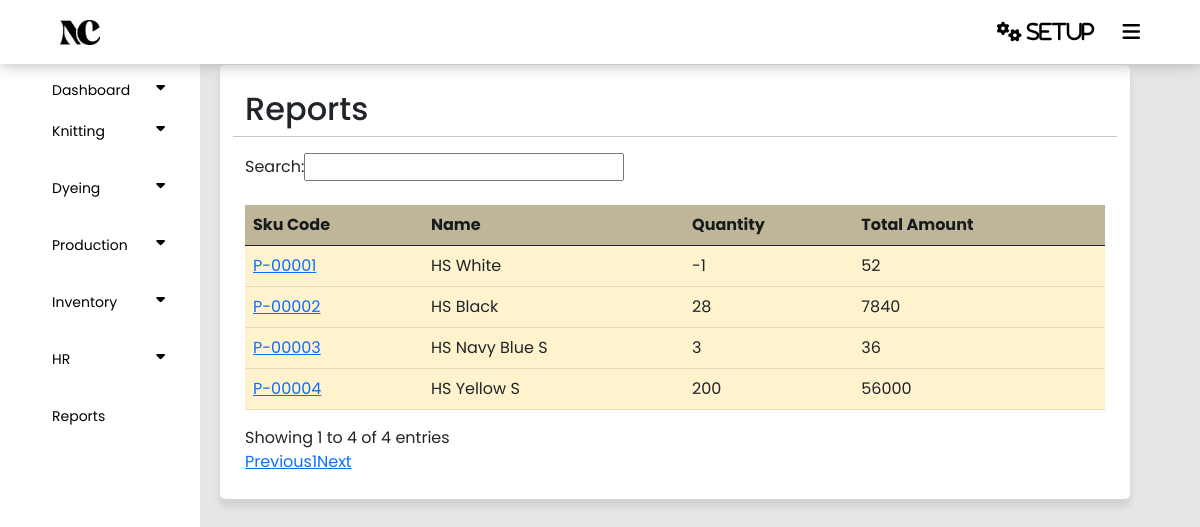
Page /panel/report.php on the earlier database version.
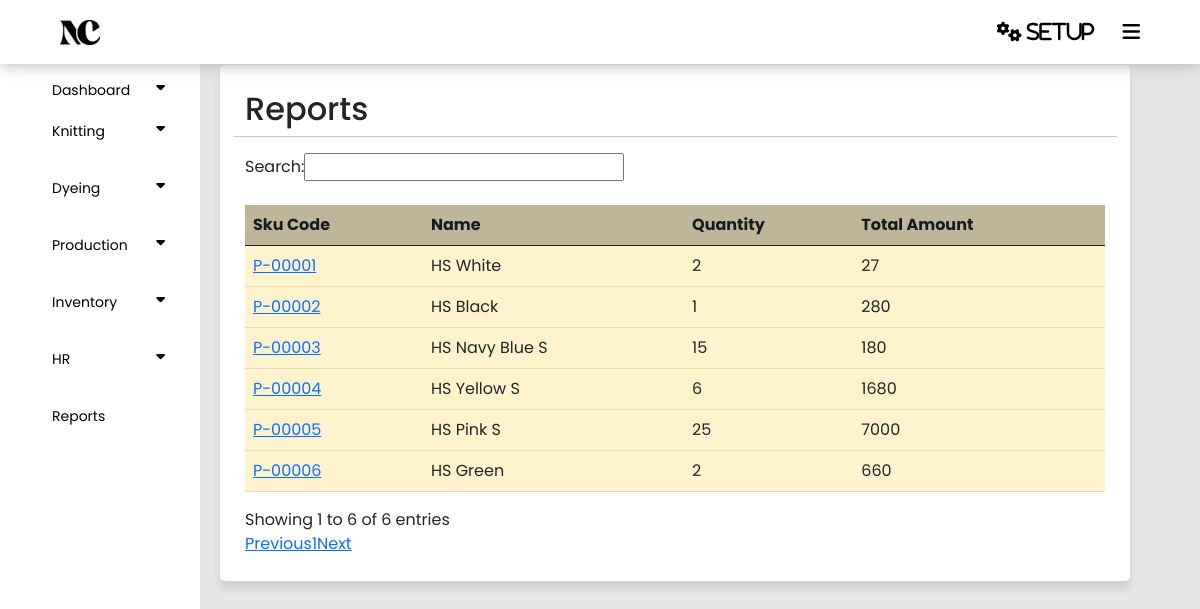
Same page on the later database version.
### tables this page shows
CREATE TABLE `products` (
  `Id` int(255) NOT NULL,
  `Code` varchar(255) NOT NULL,
  `Name` varchar(255) NOT NULL,
  `Measurement` varchar(255) NOT NULL,
  `Category` varchar(255) NOT NULL,
  `Sales_Price` int(11) NOT NULL,
  `Purchase_Price` int(255) NOT NULL,
  `Status` tinyint(255) NOT NULL DEFAULT 1
);

### panel/report.php (the view, shortened to what this page needs)
<?php
require('config.php');
require('index.php');
$query = "SELECT p.*,
                 SUM(CASE WHEN s.Type = 'Lost of Theft' THEN -s.Quantity ELSE s.Quantity END) AS TotalQuantity,
                 SUM(CASE WHEN s.Type = 'Lost of Theft' THEN -s.Amount ELSE s.Amount END) AS TotalAmount,
                 AVG(CASE WHEN s.Type IN ('Lost of Theft', 'Opening Stock', 'Inward Stock') THEN s.Amount ELSE 0 END) AS AvgAmount
          FROM Products p
          LEFT JOIN Stock s ON p.Id = s.P_id
          WHERE (s.Quantity > 0 OR s.Quantity = 0) AND s.Quantity IS NOT NULL
          GROUP BY p.Id";
$result = mysqli_query($connect, $query);
?>
<!DOCTYPE html>
<html lang="en">
<head>
</head>
<body>
    <section class="container">
        <div class="row justify-content-right">
            <h2>Reports</h2>
            <hr>
            <table class="table table-warning mt-4" id="example">
                <thead class="bg-warning p-2 text-dark bg-opacity-10" style="opacity: 75%;">
                    <tr>
                        <th scope="col">Sku Code</th>
                        <th scope="col">Name</th>
                        <th scope="col">Quantity</th>
                        <th scope="col">Total Amount</th>
                    </tr>
                </thead>
                <tbody class="text-dark">
                    <?php
                    while ($row = mysqli_fetch_assoc($result)) {
                        ?>
                    <tr>
                        <td><a href="showstock.php?productId=<?php echo $row['Id']; ?>"><?php echo $row['Code']; ?></a></td>
                        <td><?php echo $row['Name']; ?></td>
                        <td><?php echo $row['TotalQuantity']; ?></td>
                        <td><?php echo $row['TotalAmount']; ?></td>
                    </tr>
                    <?php
                    }
                    ?>
                </tbody>
            </table>
        </div>
    </section>
</body>
</html>

Differences in the rows shown:
changed products "HS White": TotalQuantity "-1" → "2"; TotalAmount "52" → "27"
changed products "HS Black": TotalQuantity "28" → "1"; TotalAmount "7840" → "280"
computed for products "HS Navy Blue S": TotalQuantity "3" → "15"; TotalAmount "36" → "180"
changed products "HS Yellow S": TotalQuantity "200" → "6"; TotalAmount "56000" → "1680"
added products: Code "P-00005", Name "HS Pink S", TotalQuantity "25", TotalAmount "7000"
added products: Code "P-00006", Name "HS Green", TotalQuantity "2", TotalAmount "660"
Other differences:
text written by a page script: "Search: Showing 1 to 4 of 4 entries Previous 1 Next" → "Search: Showing 1 to 6 of 6 entries Previous 1 Next"
